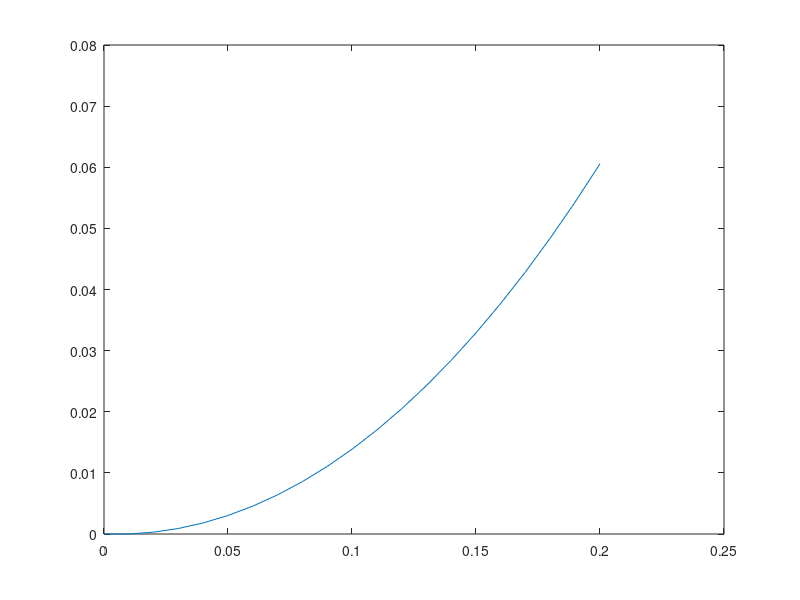

Write the MATLAB code that produced this figure.
% Question 1
%x = 1;
y(1) = 0;
h = 0.01;
N = 20;
%solution = -2*(exp(x))-3*x+3;
t(1) = 0.0;

for i = 1:N
    t(i+1)=t(i)+h;
    y(i+1) = y(i)-h*(-y(i) - 3 * t(i));
end

plot(t,y)

